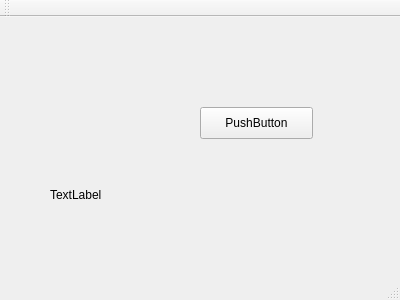
<?xml version="1.0" encoding="UTF-8"?>
<ui version="4.0">
 <class>MainWindow</class>
 <widget class="QMainWindow" name="MainWindow">
  <property name="geometry">
   <rect>
    <x>0</x>
    <y>0</y>
    <width>400</width>
    <height>300</height>
   </rect>
  </property>
  <property name="windowTitle">
   <string>MainWindow</string>
  </property>
  <widget class="QWidget" name="centralWidget">
   <widget class="QPushButton" name="pushButton">
    <property name="geometry">
     <rect>
      <x>200</x>
      <y>90</y>
      <width>113</width>
      <height>32</height>
     </rect>
    </property>
    <property name="text">
     <string>PushButton</string>
    </property>
   </widget>
   <widget class="QLabel" name="label">
    <property name="geometry">
     <rect>
      <x>50</x>
      <y>170</y>
      <width>60</width>
      <height>16</height>
     </rect>
    </property>
    <property name="text">
     <string>TextLabel</string>
    </property>
   </widget>
  </widget>
  <widget class="QMenuBar" name="menuBar">
   <property name="geometry">
    <rect>
     <x>0</x>
     <y>0</y>
     <width>400</width>
     <height>22</height>
    </rect>
   </property>
  </widget>
  <widget class="QToolBar" name="mainToolBar">
   <attribute name="toolBarArea">
    <enum>TopToolBarArea</enum>
   </attribute>
   <attribute name="toolBarBreak">
    <bool>false</bool>
   </attribute>
  </widget>
  <widget class="QStatusBar" name="statusBar"/>
 </widget>
 <layoutdefault spacing="6" margin="11"/>
 <resources/>
 <connections/>
</ui>
